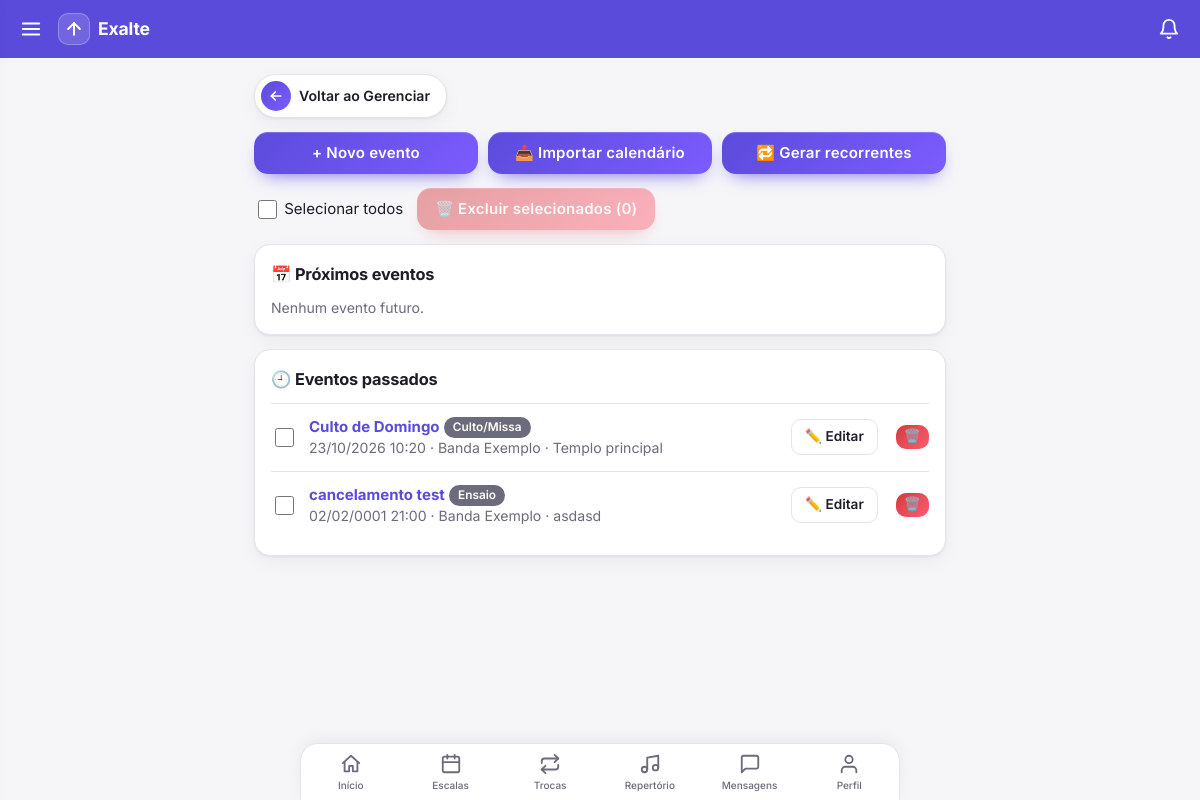
/eventos/ (signed in), run on an earlier commit of the app's database.
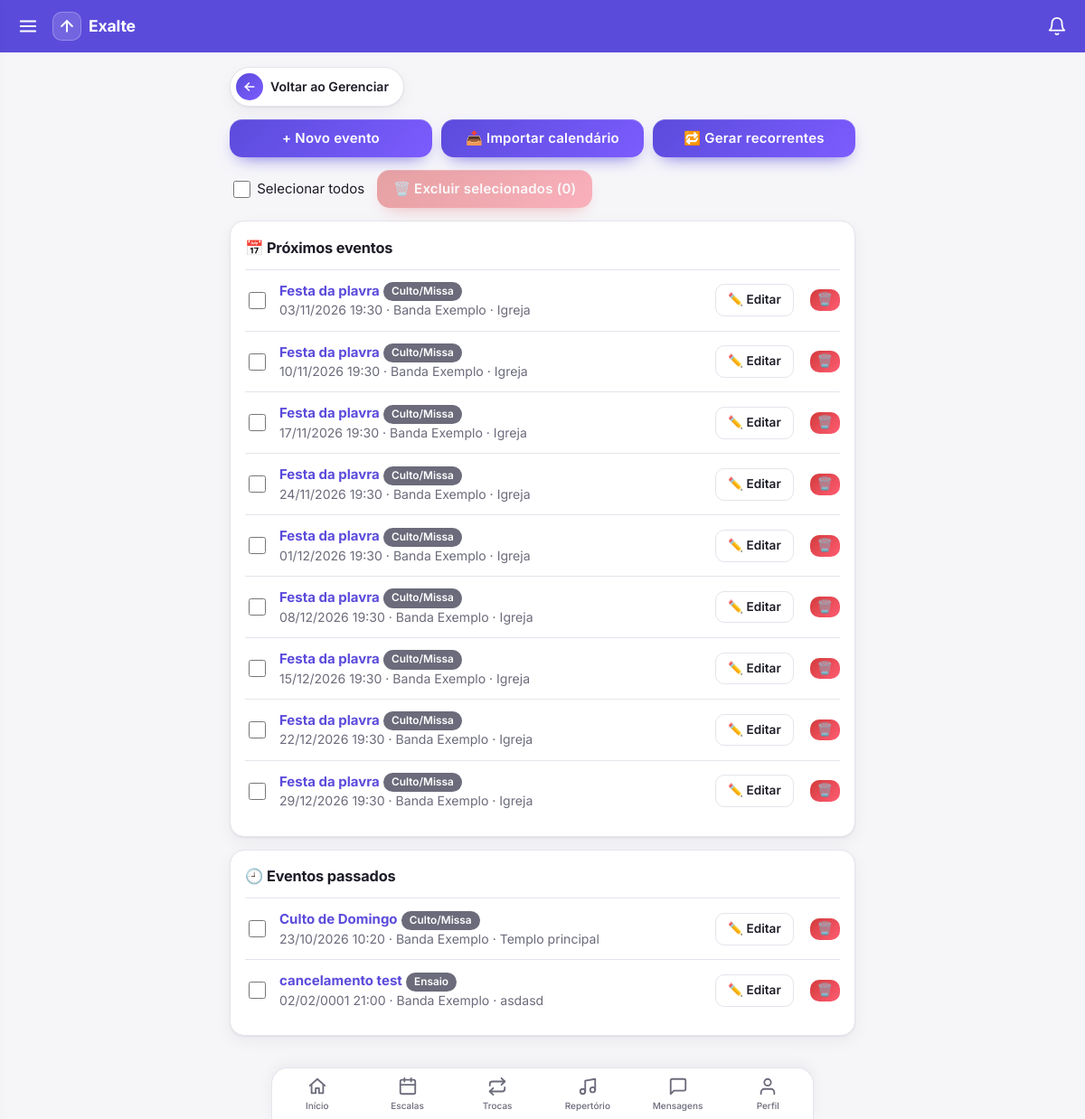
And on a later commit of the database.
### core/models.py (models this page shows, shortened)
class Evento(models.Model):
    TIPOS = [("ensaio", "Ensaio"), ("culto", "Culto/Missa"), ("show", "Show"), ("outro", "Outro")]
    banda = models.ForeignKey(Banda, on_delete=models.CASCADE, related_name="eventos")
    titulo = models.CharField(max_length=150)
    tipo = models.CharField(max_length=10, choices=TIPOS, default="ensaio")
    data_hora = models.DateTimeField()
    local = models.CharField(max_length=150, blank=True)
    descricao = models.TextField(blank=True)
    importacao = models.ForeignKey("ImportacaoEventos", null=True, blank=True, on_delete=models.SET_NULL,
                                   related_name="eventos")
    class Meta:
        ordering = ["data_hora"]

class Banda(models.Model):
    nome = models.CharField(max_length=100)
    descricao = models.TextField(blank=True)
    foto_em = models.DateTimeField(null=True, blank=True)
    def __str__(self):
        return self.nome

### core/views.py (the view)
# urls.py: path("eventos/", v.eventos_lista, name="eventos"),
@login_required
def eventos_lista(request):
    if not _eh_lider(request.user):
        return redirect("home")
    qs = (Evento.objects.filter(banda__membros__user=request.user, banda__membros__papel="lider")
          .select_related("banda").distinct())
    agora = timezone.now()
    return render(request, "eventos.html", dict(futuros=qs.filter(data_hora__gte=agora).order_by("data_hora"),
                                                passados=qs.filter(data_hora__lt=agora).order_by("-data_hora")))

### core/leitura.py (called while the page is built)
def contagens(user):
    bandas = list(Membro.objects.filter(user=user).values_list("banda_id", flat=True))
    if not bandas:
        return {}
    marcas = dict(LeituraMensagens.objects.filter(user=user, banda_id__in=bandas).values_list("banda_id", "ate"))
    agora = timezone.now()
    novas = [LeituraMensagens(user=user, banda_id=b, ate=agora) for b in bandas if b not in marcas]
    if novas:
        LeituraMensagens.objects.bulk_create(novas, ignore_conflicts=True)
        marcas.update({n.banda_id: agora for n in novas})
    return {b: Mensagem.objects.filter(banda_id=b, criado__gt=marcas[b]).exclude(autor=user).count() for b in bandas}

### core/templatetags/menu.py (called while the page is built)
@register.simple_tag(takes_context=True)
def usuario_eh_lider(context):
    u = context["request"].user
    return u.is_authenticated and Membro.objects.filter(user=u, papel="lider").exists()

### core/views.py (called while the page is built)
def _eh_lider(user):
    return Membro.objects.filter(user=user, papel="lider").exists()

### core/templates/eventos.html (shortened to what this page needs)
{% extends "base.html" %}{% block content %}
<a class="voltar" href="{% url 'gerenciar' %}"><span class="seta"><svg class="ic"><use href="#i-back"/></svg></span>Voltar ao Gerenciar</a>
<p><a href="{% url 'evento_novo' %}"><button>+ Novo evento</button></a> <a href="{% url 'importar_eventos' %}"><button>📥 Importar calendário</button></a> <a href="{% url 'gerar_recorrentes' %}"><button>🔁 Gerar recorrentes</button></a></p>
{% if futuros or passados %}{% url 'evento_excluir_lote' as u %}{% include "_lote_barra.html" with acao=u aviso="Excluir {n} evento(s)? A escala e o setlist deles também serão apagados. Não dá para desfazer." %}{% endif %}
<div class="card"><h2>📅 Próximos eventos</h2>
{% for ev in futuros %}{% include "evento_linha.html" %}{% empty %}<p class="mut">Nenhum evento futuro.</p>{% endfor %}</div>
{% if passados %}<div class="card"><h2>🕘 Eventos passados</h2>
{% for ev in passados %}{% include "evento_linha.html" %}{% endfor %}</div>{% endif %}
{% endblock %}

### core/templates/evento_linha.html
<div class="linha"><label style="display:flex;align-items:center;cursor:pointer"><input type="checkbox" name="ids" value="{{ ev.pk }}" form="form-lote" aria-label="Selecionar"></label>
<div class="info"><a href="{% url 'evento' ev.pk %}"><b>{{ ev.titulo }}</b></a> <span class="tag">{{ ev.get_tipo_display }}</span>
<div class="mut">{{ ev.data_hora|date:"d/m/Y H:i" }} · {{ ev.banda }}{% if ev.local %} · {{ ev.local }}{% endif %}</div></div>
<div class="acoes"><a class="mini" href="{% url 'evento_editar' ev.pk %}">✏️ Editar</a>
<form class="inl" method="post" action="{% url 'evento_excluir' ev.pk %}" onsubmit="return confirm('Excluir {{ ev.titulo|escapejs }}? A escala e o setlist dele também serão apagados.')">{% csrf_token %}<button class="no">🗑️</button></form></div></div>

What changed in the data, as far as the page shows it:
added Evento: titulo "Festa da plavra", tipo "Culto/Missa", data_hora "03/11/2026 19:30", banda "Banda Exemplo", local "Igreja", shown under "📅 Próximos eventos"
added Evento: titulo "Festa da plavra", tipo "Culto/Missa", data_hora "10/11/2026 19:30", banda "Banda Exemplo", local "Igreja", shown under "📅 Próximos eventos"
added Evento: titulo "Festa da plavra", tipo "Culto/Missa", data_hora "17/11/2026 19:30", banda "Banda Exemplo", local "Igreja", shown under "📅 Próximos eventos"
added Evento: titulo "Festa da plavra", tipo "Culto/Missa", data_hora "24/11/2026 19:30", banda "Banda Exemplo", local "Igreja", shown under "📅 Próximos eventos"
added Evento: titulo "Festa da plavra", tipo "Culto/Missa", data_hora "01/12/2026 19:30", banda "Banda Exemplo", local "Igreja", shown under "📅 Próximos eventos"
added Evento: titulo "Festa da plavra", tipo "Culto/Missa", data_hora "08/12/2026 19:30", banda "Banda Exemplo", local "Igreja", shown under "📅 Próximos eventos"
added Evento: titulo "Festa da plavra", tipo "Culto/Missa", data_hora "15/12/2026 19:30", banda "Banda Exemplo", local "Igreja", shown under "📅 Próximos eventos"
added Evento: titulo "Festa da plavra", tipo "Culto/Missa", data_hora "22/12/2026 19:30", banda "Banda Exemplo", local "Igreja", shown under "📅 Próximos eventos"
added Evento: titulo "Festa da plavra", tipo "Culto/Missa", data_hora "29/12/2026 19:30", banda "Banda Exemplo", local "Igreja", shown under "📅 Próximos eventos"
Also different on the page:
text no longer shown: "Nenhum evento futuro."
